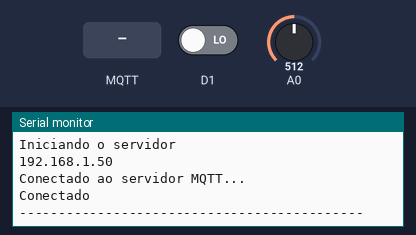
Recording of a sketch running on a simulated ESP8266 (NodeMCU). Parts: the last lines printed to the serial monitor. The inputs (shaded band) are chosen by the test bench; at power-on: D1 LOW, A0 = 512. WiFi joins after 1.5 s; servers stay silent unless stated; EEPROM starts erased; no MQTT or app messages arrive unless stated.

Above: at 3.7 s.
3.8 s: MQTT message "setpoint" arrives on the first subscribed topic
At 5.7 s:
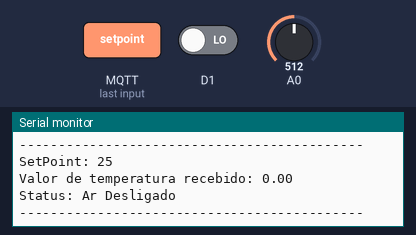
6.0 s: MQTT message "90" arrives on the first subscribed topic
At 7.6 s:
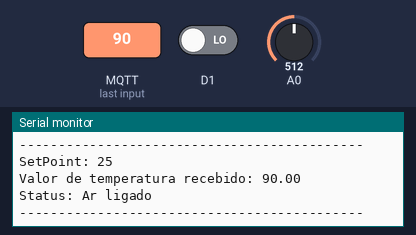
8.0 s: MQTT message "temperatura" arrives on the first subscribed topic
At 9.5 s:
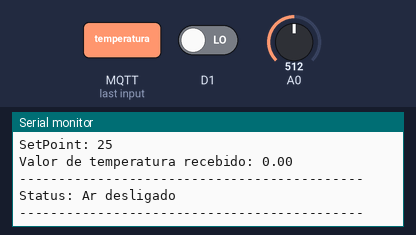
10.1 s: MQTT message "setpoint" arrives on the second subscribed topic
At 11.3 s:
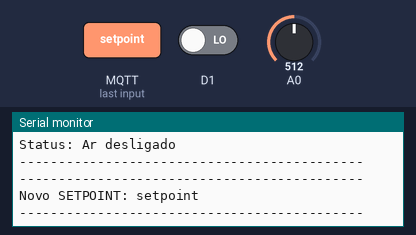
12.1 s: MQTT message "temperatura" arrives on the second subscribed topic
At 13.0 s:
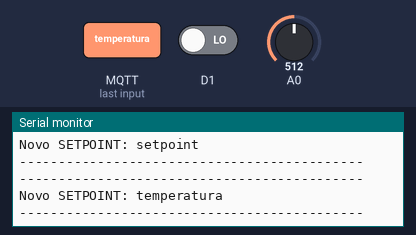
14.1 s: MQTT message "1" arrives on the second subscribed topic
At 15.9 s:
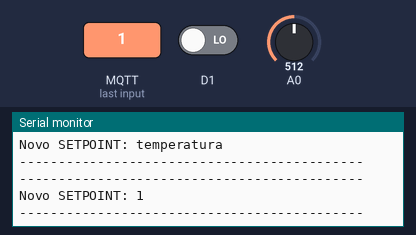

Measured:
- after the input at 3.8 s, the serial monitor: prints a new line after 0.79 s (image 1)
- after the input at 6.0 s, the serial monitor: prints a new line after 0.60 s (image 2)
- after the input at 8.0 s, the serial monitor: prints a new line after 0.60 s (image 3)
- after the input at 10.1 s, the serial monitor: prints a new line after 0.51 s (image 4)
- after the input at 12.1 s, the serial monitor: prints a new line after 0.52 s (image 5)
- after the input at 14.1 s, the serial monitor: prints a new line after 0.52 s (image 6)

The sketch:

Projeto_NodeMCU_1.ino
```cpp
//#include <IRremote.h>
//#include <IRremoteInt.h>
#include <ESP8266WiFi.h>
#include <WiFiClient.h>
#include <ESP8266WebServer.h>
#include <stdlib.h>
#include <stdio.h>
#include <EEPROM.h>
#define MEM_ALOC_SIZE 64
#include <PubSubClient.h>
#define ID_MQTT "Projeto_1"
#define TOPIC_SUBSCRIBE ""

ESP8266WebServer server(80);
WiFiClient microsavancados;
PubSubClient client(microsavancados);

//IRsend irsend;

// Define nome da rede e senha a ser utilizado no SETUP CONFIGURAÇÃO
const char *ssid = "micros_1_A";
const char *password = "12345678";

//Variáveis internas
float temperatura;
char mensagem [100];
int isterese = 4;

String novaRede;
String novaSenha;
String SetPointConfig;

int estado = 0;
String Status = "Ar Desligado";

int SETPOINT = 25;

char rede[30];
char senha[30];
char sp[30];


//Váriaveis do MQTT
const char* BROKER_MQTT = "m10.cloudmqtt.com"; // ip/host do broker
int BROKER_PORT = 15557; // porta do broker
const char *BROKER_USER = "fvhdnjss";
const char *BROKER_PASSWORD = "HWW0wyt9laS-";

// Rotinas
void configura ();
void salvar ();
void desliga ();
void liga ();
void espaco();

/*+++++++++++++++++++++++++++++++++++++++++++++++++++++++++++++++++++++++++++++++++++++++++++++++++++
                                              SETUP GERAL
  +++++++++++++++++++++++++++++++++++++++++++++++++++++++++++++++++++++++++++++++++++++++++++++++++*/

void setup()
{
  // IRsend irsend(4)

  //Define entradas (D1 - modo oper.(L) conf. (H) && A0 - sensor de temperatura)
  pinMode (D1, INPUT);
  pinMode (A0, INPUT);

  //pinMode (D2, OUTPUT);   //PINO PARA TESTE


  //Inicia o monitor serial
  Serial.begin(115200);
  Serial.println();
  delay(1000);

  espaco();
  Serial.println("Sistemas Microprocessados Avançados");
  Serial.println("Trabalho nota 1");
  Serial.println("Mauricio Lorenzon && Vicente Bugs");
  espaco();


  //SETUP CONFIGURAÇÃO

  if (digitalRead(D1) == 1) {

    //Cria rede WiFi
    Serial.println("MODO: Configuração");
    espaco();

    //Cria rede com parametros pré definidos
    Serial.println("Configurando ponto de acesso...");
    WiFi.softAP(ssid, password);
    espaco();


    //Apresenta endereço de IP
    IPAddress myIP = WiFi.softAPIP();
    Serial.print("Endereço de IP: ");
    Serial.println(myIP);

    //Se acessar tal IP - direciona para a rotina "CONFIGURA"
    server.on("/", configura);
    server.on("/salvar", salvar);

    server.begin();
    Serial.println("Servidor iniciado");
    espaco();
  }


  //SETUP OPERAÇÃO

  else {
    Serial.println("MODO: operação");

    EEPROM.begin(MEM_ALOC_SIZE);
    EEPROM.get(0, rede);
    Serial.print("Rede Wifi cadastrada: ");
    Serial.println(rede);

    EEPROM.get(30, senha);
    Serial.print("Senha de rede WiFi cadastrada: ");
    Serial.println(senha);

    EEPROM.end();

    Serial.println("Set Point pré ajustado em 25ºC");
    Serial.println("OBS: Set Point pode ser definido no servidor MQTT");

    //CONECTA A REDE WIFI
    WiFi.mode(WIFI_STA);
    WiFi.begin(rede, senha);

    while (WiFi.status() != WL_CONNECTED) {
      delay(500);
      Serial.print(".");
    }
    espaco();

    Serial.println("");
    Serial.println("WiFi conectado");

    // Iniciado o servidor
    server.begin();
    Serial.println("Iniciando o servidor");

    // Apresenta o endereço de IP
    Serial.println(WiFi.localIP());

    client.setServer(BROKER_MQTT, BROKER_PORT);
    client.setCallback(callback);

    while (!client.connected()) {
      Serial.println("Conectado ao servidor MQTT...");

      if (client.connect("ESP8266Client", BROKER_USER, BROKER_PASSWORD)) {
        Serial.println("Conectado");

      } else {
        Serial.print("Falha na conexão ");
        Serial.print(client.state());
        delay(2000);

      }
      espaco();
    }

    client.subscribe("temperatura");
    client.subscribe("setpoint");
  }
}


/*+++++++++++++++++++++++++++++++++++++++++++++++++++++++++++++++++++++++++++++++++++++++++++++++++++
                                              FUNÇÃO LOOP
  ++++++++++++++++++++++++++++++++++++++++++++++++++++++++++++++++++++++++++++++++++++++++++++++++++*/

void loop() {

  //MQTT.loop();


  //Loop configuração

  if (digitalRead(D1) == 1) {
    server.handleClient();
  }


  //Loop operação

  else {
    client.loop();

    //Lê valor de temperatura do sensor conectado a porta A0
    float temperatura = (analogRead(A0) * 330.0) / 1023.0;    //Lê pino A0 e converte mV para ºC
    sprintf(mensagem, "%f", temperatura);                     //Converte valor de temperatura (float) to char

    //Publica no servidor o valor lido
    client.publish("temperatura", mensagem);                  //publica na tag 'temperatura' o valor de temperatura

    delay(2000);
  }
}


/*+++++++++++++++++++++++++++++++++++++++++++++++++++++++++++++++++++++++++++++++++++++++++++++++++++
                  EM MODO CONFIGURAÇÃO - LÊ OS DADOS DIGITADOS (REDE, SENHA, SETPOINT)
  +++++++++++++++++++++++++++++++++++++++++++++++++++++++++++++++++++++++++++++++++++++++++++++++++*/

void configura () {
  server.send(200, "text/html",
              "<html>\n"
              "<body>\n"
              "<form action=\"/salvar\">\n"
              "    Rede name: <br>\n"
              "    <input type=\"text\" name=\"NomeRede\" value=\"Informe a Rede\">\n"
              "    <br> Senha name: <br>\n"
              "    <input type=\"text\" name=\"SenhaRede\" value=\"Informe a senha\">\n"
              "    <br>\n"
              "    <input type=\"submit\" value=\"Submit\">\n"
              "</form>\n"
              "<p>If you click the \"Submit\" button, the form - data will be sent to a page called \"/salvar\".</p>\n"
              "</body>\n"
              "</html>"
             );
}


/*+++++++++++++++++++++++++++++++++++++++++++++++++++++++++++++++++++++++++++++++++++++++++++++++++++
                                   SALVA OS DADOS INFORMADOS NA MEMÓRIA
  +++++++++++++++++++++++++++++++++++++++++++++++++++++++++++++++++++++++++++++++++++++++++++++++++*/

void salvar () {


  novaRede = server.arg("NomeRede");
  novaSenha = server.arg("SenhaRede");

  //Apresenta os dados informados
  Serial.print("Nome da rede: ");
  Serial.println(novaRede);
  Serial.print("Senha: ");
  Serial.println(novaSenha);

  //Salva os dados na memória EEPROM
  novaRede.toCharArray (rede, 30);
  novaSenha.toCharArray(senha, 30);

  EEPROM.begin(MEM_ALOC_SIZE);
  EEPROM.put(0, rede);
  EEPROM.put(30, senha);
  EEPROM.end();

  EEPROM.begin(MEM_ALOC_SIZE);

  EEPROM.end();

  server.send(200, "text/html", "<p>Dados salvos com sucesso</p>");
}


/*+++++++++++++++++++++++++++++++++++++++++++++++++++++++++++++++++++++++++++++++++++++++++++++++++++
                FUNÇÃO QUE RECEBE OS VALORES PUBLICADOS NO SERVIDOR
  +++++++++++++++++++++++++++++++++++++++++++++++++++++++++++++++++++++++++++++++++++++++++++++++++*/

void callback(char* topic, byte* payload, unsigned int length) {

  //Converte a informação (ponteiro) para char
  int i;
  char value[100];
  for (i = 0; i < length; i++) {
    value[i] = (char)payload[i];
  }
  value[i] = '\0';


  //Verifica se valor recebido é de setpoint
  if (strcmp(topic, "setpoint") == 0 ) {

    SETPOINT = int(atof(value));                                    //converte char para float e salva valor em 'setpoint'

    //Salva os dados na memória EEPROM
    SetPointConfig = (value);

    //Apresenta novo valor de set point
    espaco();
    Serial.print("Novo SETPOINT: ");
    Serial.println(SetPointConfig);
    espaco();
  }

  //Verifica se valor recebido é de temperatura
  if (strcmp(topic, "temperatura") == 0 ) {
    float temp = atof(value);

    //Apresenta valor de temperatura recebido
    Serial.print("SetPoint: ");
    Serial.println(SETPOINT);
    Serial.println("");
    Serial.print("Valor de temperatura recebido: ");
    Serial.println(temp);

    //Verifica se temperatura é maior que setpoint

    if (temp > (SETPOINT + (isterese / 2)) && estado == 0) {
      liga ();
      estado = 1;
      Status = "Ar ligado";
    }

    //Verifica se temperatura é maior que setpoint
    if (temp < (SETPOINT - (isterese / 2)) && estado == 1) {
      desliga();
      estado = 0;
      Status = "Ar desligado";
    }

    //Exibe Status de funcionamento do equipamento (EM FUNÇÃO DO COMANDO LIGA/DESLIGA)
    Serial.print ("Status: ");
    Serial.println(Status);
    espaco();
  }
}


/*+++++++++++++++++++++++++++++++++++++++++++++++++++++++++++++++++++++++++++++++++++++++++++++++++++
                                  FUNÇÃO LIGA
  +++++++++++++++++++++++++++++++++++++++++++++++++++++++++++++++++++++++++++++++++++++++++++++++++*/

void liga() {
  digitalWrite (D0, LOW);

  int khz = 38;
  /*
    unsigned sinalLiga[] = {4600, 4250, 750, 1450, 750, 400, 700, 1450, 700, 1500, 700, 400, 700, 450, 700, 1500, 700, 450, 700, 450, 700, 1550, 700, 450, 700, 450, 700, 1500, 700, 1550, 700, 450, 700, 1550, 700,
                          1500, 700, 450, 650, 450, 650, 1550, 650, 1550, 650, 1500, 650, 1550, 650, 1500, 650, 500, 650, 1550, 650, 1550, 650, 500, 650, 500, 650, 500, 650, 500, 650, 500, 650, 500, 650, 500, 650, 1600, 650, 1550, 650, 500,
                          650, 500, 650, 500, 650, 500, 650, 1600, 650, 1550, 650, 500, 650, 500, 650, 1600, 650, 1550, 650, 1600, 650, 1550, 650, 5150, 4450, 4350, 650, 1550, 650, 500, 650, 1550, 650, 1600, 650, 500, 650, 500, 650, 1550, 650,
                          500, 650, 500, 650, 1600, 650, 500, 650, 500, 650, 1550, 650, 1600, 650, 500, 650, 1600, 650, 1600, 650, 500, 650, 500, 650, 1550, 650, 1600, 650, 1550, 650, 1600, 650, 1550, 650, 500, 650, 1600, 650, 1550, 650, 500,
                          650, 500, 650, 500, 650, 500, 650, 500, 650, 500, 650, 500, 650, 1600, 650, 1550, 650, 500, 650, 500, 650, 500, 600, 500, 600, 1600, 650, 1550, 650, 500, 600, 500, 600, 1600, 650, 1550, 650, 1600, 650, 1600, 650
                         };
  */
  //irsend.sendRaw(sinalLiga, sizeof(sinalLiga) / sizeof(sinalLiga[0]), khz);  // Send a raw data capture at 38kHz.
}


/*+++++++++++++++++++++++++++++++++++++++++++++++++++++++++++++++++++++++++++++++++++++++++++++++++++
                                  FUNÇÃO DESLIGA
  +++++++++++++++++++++++++++++++++++++++++++++++++++++++++++++++++++++++++++++++++++++++++++++++++*/

void desliga () {
  espaco();

  digitalWrite (D0, HIGH);

  int khz = 38;
  /*
    unsigned sinalDesliga[] = {4600, 4250, 750, 1450, 750, 400, 700, 1450, 700, 1500, 700, 400, 700, 450, 700, 1500, 700, 450, 700, 450, 700, 1550, 700, 450, 700, 450, 700, 1500, 700, 1550, 700, 450, 700, 1550, 700,
                               450, 700, 1550, 700, 1500, 700, 1550, 650, 1550, 650, 450, 650, 1550, 650, 1500, 650, 1550, 650, 450, 650, 500, 650, 450, 650, 500, 650, 1550, 650, 500, 650, 500, 650, 1600, 650, 1550, 650, 1600, 650, 500, 650, 500,
                               650, 500, 650, 500, 650, 500, 650, 500, 650, 500, 650, 500, 650, 1550, 650, 1600, 650, 1550, 650, 1600, 650, 1550, 650, 5150, 4450, 4350, 650, 1550, 650, 500, 650, 1550, 650, 1600, 650, 500, 650, 500, 650, 1550, 650,
                               500, 650, 500, 650, 1600, 650, 500, 650, 500, 650, 1550, 650, 1600, 650, 500, 650, 1600, 650, 500, 650, 1550, 650, 1600, 650, 1550, 650, 1600, 650, 500, 650, 1600, 650, 1550, 650, 1600, 650, 500, 650, 500, 650, 500,
                               650, 500, 650, 1550, 650, 500, 650, 500, 650, 1600, 650, 1600, 650, 1550, 650, 500, 650, 500, 650, 500, 650, 500, 650, 500, 650, 500, 650, 500, 650, 500, 600, 1550, 650, 1600, 650, 1550, 650, 1600, 650, 1600, 650
                              };  // SAMSUNG B24D7B84
  */
  //  irsend.sendRaw(sinalDesliga, sizeof(sinalDesliga) / sizeof(sinalDesliga[0]), khz);  // Send a raw data capture at 38kHz.
}


void espaco() {
  Serial.println("--------------------------------------------");
  Serial.println("");
}
```
